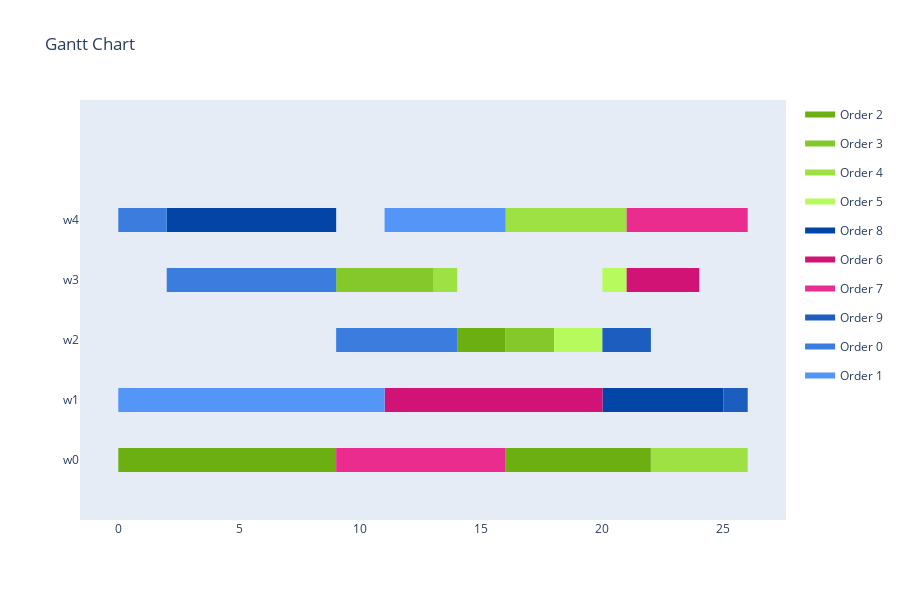

The notebook cell saved with this chart:
### Markdown cell above
Visualize Schedule

### Code cell
visualize_schedule_demo(schedule, env, orders)

### Figure 1 — Plotly figure (JSON) as saved in the notebook; plotly's stock layout.template omitted (floating-point values rounded to 4 significant figures)
{"data": [{"fill": "toself", "fillcolor": "rgb(108, 175, 17)", "hoverinfo": "name", "legendgroup": "rgb(108, 175, 17)", "mode": "none", "name": "Order 2", "type": "scatter", "x": [14, 16, 16, 14, 14, 0, 9, 9, 0, 0, 16, 18, 18, 16, 16, 18, 22, 22, 18], "y": [1.8, 1.8, 2.2, 2.2, null, -0.2, -0.2, 0.2, 0.2, null, -0.2, -0.2, 0.2, 0.2, null, -0.2, -0.2, 0.2, 0.2]}, {"fill": "toself", "fillcolor": "rgb(133, 200, 42)", "hoverinfo": "name", "legendgroup": "rgb(133, 200, 42)", "mode": "none", "name": "Order 3", "type": "scatter", "x": [9, 13, 13, 9, 9, 16, 18, 18, 16], "y": [2.8, 2.8, 3.2, 3.2, null, 1.8, 1.8, 2.2, 2.2]}, {"fill": "toself", "fillcolor": "rgb(158, 225, 67)", "hoverinfo": "name", "legendgroup": "rgb(158, 225, 67)", "mode": "none", "name": "Order 4", "type": "scatter", "x": [16, 21, 21, 16, 16, 13, 14, 14, 13, 13, 22, 26, 26, 22], "y": [3.8, 3.8, 4.2, 4.2, null, 2.8, 2.8, 3.2, 3.2, null, -0.2, -0.2, 0.2, 0.2]}, {"fill": "toself", "fillcolor": "rgb(183, 250, 92)", "hoverinfo": "name", "legendgroup": "rgb(183, 250, 92)", "mode": "none", "name": "Order 5", "type": "scatter", "x": [20, 21, 21, 20, 20, 18, 20, 20, 18], "y": [2.8, 2.8, 3.2, 3.2, null, 1.8, 1.8, 2.2, 2.2]}, {"fill": "toself", "fillcolor": "rgb(2, 69, 167)", "hoverinfo": "name", "legendgroup": "rgb(2, 69, 167)", "mode": "none", "name": "Order 8", "type": "scatter", "x": [2, 4, 4, 2, 2, 4, 9, 9, 4, 4, 20, 25, 25, 20], "y": [3.8, 3.8, 4.2, 4.2, null, 3.8, 3.8, 4.2, 4.2, null, 0.8, 0.8, 1.2, 1.2]}, {"fill": "toself", "fillcolor": "rgb(208, 19, 117)", "hoverinfo": "name", "legendgroup": "rgb(208, 19, 117)", "mode": "none", "name": "Order 6", "type": "scatter", "x": [21, 23, 23, 21, 21, 23, 24, 24, 23, 23, 11, 19, 19, 11, 11, 19, 20, 20, 19], "y": [2.8, 2.8, 3.2, 3.2, null, 2.8, 2.8, 3.2, 3.2, null, 0.8, 0.8, 1.2, 1.2, null, 0.8, 0.8, 1.2, 1.2]}, {"fill": "toself", "fillcolor": "rgb(233, 44, 142)", "hoverinfo": "name", "legendgroup": "rgb(233, 44, 142)", "mode": "none", "name": "Order 7", "type": "scatter", "x": [21, 26, 26, 21, 21, 9, 11, 11, 9, 9, 11, 16, 16, 11], "y": [3.8, 3.8, 4.2, 4.2, null, -0.2, -0.2, 0.2, 0.2, null, -0.2, -0.2, 0.2, 0.2]}, {"fill": "toself", "fillcolor": "rgb(27, 94, 192)", "hoverinfo": "name", "legendgroup": "rgb(27, 94, 192)", "mode": "none", "name": "Order 9", "type": "scatter", "x": [20, 22, 22, 20, 20, 25, 26, 26, 25], "y": [1.8, 1.8, 2.2, 2.2, null, 0.8, 0.8, 1.2, 1.2]}, {"fill": "toself", "fillcolor": "rgb(58, 125, 223)", "hoverinfo": "name", "legendgroup": "rgb(58, 125, 223)", "mode": "none", "name": "Order 0", "type": "scatter", "x": [0, 2, 2, 0, 0, 2, 9, 9, 2, 2, 9, 14, 14, 9], "y": [3.8, 3.8, 4.2, 4.2, null, 2.8, 2.8, 3.2, 3.2, null, 1.8, 1.8, 2.2, 2.2]}, {"fill": "toself", "fillcolor": "rgb(83, 150, 248)", "hoverinfo": "name", "legendgroup": "rgb(83, 150, 248)", "mode": "none", "name": "Order 1", "type": "scatter", "x": [11, 16, 16, 11, 11, 0, 5, 5, 0, 0, 5, 11, 11, 5], "y": [3.8, 3.8, 4.2, 4.2, null, 0.8, 0.8, 1.2, 1.2, null, 0.8, 0.8, 1.2, 1.2]}, {"legendgroup": "rgb(108, 175, 17)", "marker": {"color": "rgb(108, 175, 17)", "opacity": 0, "size": 1}, "mode": "markers", "name": "", "showlegend": false, "text": [null, null, null, null, null, null, null, null], "type": "scatter", "x": [14, 16, 0, 9, 16, 18, 18, 22], "y": [2, 2, 0, 0, 0, 0, 0, 0]}, {"legendgroup": "rgb(133, 200, 42)", "marker": {"color": "rgb(133, 200, 42)", "opacity": 0, "size": 1}, "mode": "markers", "name": "", "showlegend": false, "text": [null, null, null, null], "type": "scatter", "x": [9, 13, 16, 18], "y": [3, 3, 2, 2]}, {"legendgroup": "rgb(158, 225, 67)", "marker": {"color": "rgb(158, 225, 67)", "opacity": 0, "size": 1}, "mode": "markers", "name": "", "showlegend": false, "text": [null, null, null, null, null, null], "type": "scatter", "x": [16, 21, 13, 14, 22, 26], "y": [4, 4, 3, 3, 0, 0]}, {"legendgroup": "rgb(183, 250, 92)", "marker": {"color": "rgb(183, 250, 92)", "opacity": 0, "size": 1}, "mode": "markers", "name": "", "showlegend": false, "text": [null, null, null, null], "type": "scatter", "x": [20, 21, 18, 20], "y": [3, 3, 2, 2]}, {"legendgroup": "rgb(2, 69, 167)", "marker": {"color": "rgb(2, 69, 167)", "opacity": 0, "size": 1}, "mode": "markers", "name": "", "showlegend": false, "text": [null, null, null, null, null, null], "type": "scatter", "x": [2, 4, 4, 9, 20, 25], "y": [4, 4, 4, 4, 1, 1]}, {"legendgroup": "rgb(208, 19, 117)", "marker": {"color": "rgb(208, 19, 117)", "opacity": 0, "size": 1}, "mode": "markers", "name": "", "showlegend": false, "text": [null, null, null, null, null, null, null, null], "type": "scatter", "x": [21, 23, 23, 24, 11, 19, 19, 20], "y": [3, 3, 3, 3, 1, 1, 1, 1]}, {"legendgroup": "rgb(233, 44, 142)", "marker": {"color": "rgb(233, 44, 142)", "opacity": 0, "size": 1}, "mode": "markers", "name": "", "showlegend": false, "text": [null, null, null, null, null, null], "type": "scatter", "x": [21, 26, 9, 11, 11, 16], "y": [4, 4, 0, 0, 0, 0]}, {"legendgroup": "rgb(27, 94, 192)", "marker": {"color": "rgb(27, 94, 192)", "opacity": 0, "size": 1}, "mode": "markers", "name": "", "showlegend": false, "text": [null, null, null, null], "type": "scatter", "x": [20, 22, 25, 26], "y": [2, 2, 1, 1]}, {"legendgroup": "rgb(58, 125, 223)", "marker": {"color": "rgb(58, 125, 223)", "opacity": 0, "size": 1}, "mode": "markers", "name": "", "showlegend": false, "text": [null, null, null, null, null, null], "type": "scatter", "x": [0, 2, 2, 9, 9, 14], "y": [4, 4, 3, 3, 2, 2]}, {"legendgroup": "rgb(83, 150, 248)", "marker": {"color": "rgb(83, 150, 248)", "opacity": 0, "size": 1}, "mode": "markers", "name": "", "showlegend": false, "text": [null, null, null, null, null, null], "type": "scatter", "x": [11, 16, 0, 5, 5, 11], "y": [4, 4, 1, 1, 1, 1]}], "layout": {"height": 600, "hovermode": "closest", "showlegend": true, "title": {"text": "Gantt Chart"}, "xaxis": {"rangeselector": {"buttons": [{"count": 7, "label": "1w", "step": "day", "stepmode": "backward"}, {"count": 1, "label": "1m", "step": "month", "stepmode": "backward"}, {"count": 6, "label": "6m", "step": "month", "stepmode": "backward"}, {"count": 1, "label": "YTD", "step": "year", "stepmode": "todate"}, {"count": 1, "label": "1y", "step": "year", "stepmode": "backward"}, {"step": "all"}]}, "showgrid": false, "type": "linear", "zeroline": false}, "yaxis": {"autorange": false, "range": [-1, 6], "showgrid": false, "ticktext": ["w0", "w1", "w2", "w3", "w4"], "tickvals": [0, 1, 2, 3, 4], "zeroline": false}}}
